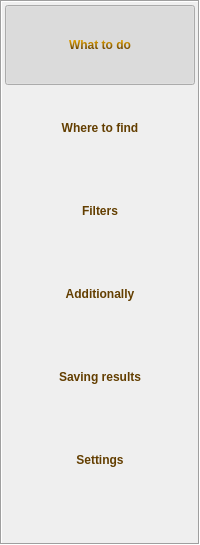
        <widget class="QFrame" name="frame_2">
         <property name="frameShape">
          <enum>QFrame::Box</enum>
         </property>
         <property name="frameShadow">
          <enum>QFrame::Sunken</enum>
         </property>
         <layout class="QVBoxLayout" name="verticalLayout_8">
          <property name="spacing">
           <number>3</number>
          </property>
          <property name="leftMargin">
           <number>3</number>
          </property>
          <property name="topMargin">
           <number>3</number>
          </property>
          <property name="rightMargin">
           <number>3</number>
          </property>
          <property name="bottomMargin">
           <number>3</number>
          </property>
          <item>
           <widget class="QToolButton" name="toolButton_1">
            <property name="sizePolicy">
             <sizepolicy hsizetype="Minimum" vsizetype="Fixed">
              <horstretch>0</horstretch>
              <verstretch>0</verstretch>
             </sizepolicy>
            </property>
            <property name="minimumSize">
             <size>
              <width>0</width>
              <height>80</height>
             </size>
            </property>
            <property name="font">
             <font>
              <weight>75</weight>
              <bold>true</bold>
             </font>
            </property>
            <property name="styleSheet">
             <string notr="true">color: qlineargradient(spread:pad, x1:0.493364, y1:0.794, x2:0.503, y2:0, stop:0 rgba(99, 62, 0, 255), stop:1 rgba(255, 183, 0, 255)); </string>
            </property>
            <property name="text">
             <string>What to do</string>
            </property>
            <property name="icon">
             <iconset resource="MainResource.qrc">
              <normaloff>:/Main/goal.png</normaloff>:/Main/goal.png</iconset>
            </property>
            <property name="iconSize">
             <size>
              <width>48</width>
              <height>48</height>
             </size>
            </property>
            <property name="checkable">
             <bool>true</bool>
            </property>
            <property name="checked">
             <bool>true</bool>
            </property>
            <property name="toolButtonStyle">
             <enum>Qt::ToolButtonTextUnderIcon</enum>
            </property>
            <property name="autoRaise">
             <bool>true</bool>
            </property>
           </widget>
          </item>
          <item>
           <widget class="QToolButton" name="toolButton_2">
            <property name="sizePolicy">
             <sizepolicy hsizetype="Minimum" vsizetype="Fixed">
              <horstretch>0</horstretch>
              <verstretch>0</verstretch>
             </sizepolicy>
            </property>
            <property name="minimumSize">
             <size>
              <width>0</width>
              <height>80</height>
             </size>
            </property>
            <property name="font">
             <font>
              <weight>75</weight>
              <bold>true</bold>
             </font>
            </property>
            <property name="styleSheet">
             <string notr="true">color: qlineargradient(spread:pad, x1:0.493364, y1:0.794, x2:0.503, y2:0, stop:0 rgba(99, 62, 0, 255), stop:1 rgba(255, 183, 0, 255));</string>
            </property>
            <property name="text">
             <string>Where to find</string>
            </property>
            <property name="icon">
             <iconset resource="MainResource.qrc">
              <normaloff>:/Main/wmploc_DLL_475.png</normaloff>:/Main/wmploc_DLL_475.png</iconset>
            </property>
            <property name="iconSize">
             <size>
              <width>48</width>
              <height>48</height>
             </size>
            </property>
            <property name="checkable">
             <bool>true</bool>
            </property>
            <property name="checked">
             <bool>false</bool>
            </property>
            <property name="toolButtonStyle">
             <enum>Qt::ToolButtonTextUnderIcon</enum>
            </property>
            <property name="autoRaise">
             <bool>true</bool>
            </property>
           </widget>
          </item>
          <item>
           <widget class="QToolButton" name="toolButton_3">
            <property name="sizePolicy">
             <sizepolicy hsizetype="Minimum" vsizetype="Fixed">
              <horstretch>0</horstretch>
              <verstretch>0</verstretch>
             </sizepolicy>
            </property>
            <property name="minimumSize">
             <size>
              <width>0</width>
              <height>80</height>
             </size>
            </property>
            <property name="font">
             <font>
              <weight>75</weight>
              <bold>true</bold>
             </font>
            </property>
            <property name="styleSheet">
             <string notr="true">color: qlineargradient(spread:pad, x1:0.493364, y1:0.794, x2:0.503, y2:0, stop:0 rgba(99, 62, 0, 255), stop:1 rgba(255, 183, 0, 255));</string>
            </property>
            <property name="text">
             <string>Filters</string>
            </property>
            <property name="icon">
             <iconset resource="MainResource.qrc">
              <normaloff>:/Main/filter.png</normaloff>:/Main/filter.png</iconset>
            </property>
            <property name="iconSize">
             <size>
              <width>48</width>
              <height>48</height>
             </size>
            </property>
            <property name="checkable">
             <bool>true</bool>
            </property>
            <property name="checked">
             <bool>false</bool>
            </property>
            <property name="toolButtonStyle">
             <enum>Qt::ToolButtonTextUnderIcon</enum>
            </property>
            <property name="autoRaise">
             <bool>true</bool>
            </property>
           </widget>
          </item>
          <item>
           <widget class="QToolButton" name="toolButton_4">
            <property name="sizePolicy">
             <sizepolicy hsizetype="Minimum" vsizetype="Fixed">
              <horstretch>0</horstretch>
              <verstretch>0</verstretch>
             </sizepolicy>
            </property>
            <property name="minimumSize">
             <size>
              <width>0</width>
              <height>80</height>
             </size>
            </property>
            <property name="font">
             <font>
              <weight>75</weight>
              <bold>true</bold>
             </font>
            </property>
            <property name="styleSheet">
             <string notr="true">color: qlineargradient(spread:pad, x1:0.493364, y1:0.794, x2:0.503, y2:0, stop:0 rgba(99, 62, 0, 255), stop:1 rgba(255, 183, 0, 255));</string>
            </property>
            <property name="text">
             <string>Additionally</string>
            </property>
            <property name="icon">
             <iconset resource="MainResource.qrc">
              <normaloff>:/Main/configure.png</normaloff>:/Main/configure.png</iconset>
            </property>
            <property name="iconSize">
             <size>
              <width>48</width>
              <height>48</height>
             </size>
            </property>
            <property name="checkable">
             <bool>true</bool>
            </property>
            <property name="checked">
             <bool>false</bool>
            </property>
            <property name="toolButtonStyle">
             <enum>Qt::ToolButtonTextUnderIcon</enum>
            </property>
            <property name="autoRaise">
             <bool>true</bool>
            </property>
           </widget>
          </item>
          <item>
           <widget class="QToolButton" name="toolButton_5">
            <property name="sizePolicy">
             <sizepolicy hsizetype="Minimum" vsizetype="Fixed">
              <horstretch>0</horstretch>
              <verstretch>0</verstretch>
             </sizepolicy>
            </property>
            <property name="minimumSize">
             <size>
              <width>0</width>
              <height>80</height>
             </size>
            </property>
            <property name="font">
             <font>
              <weight>75</weight>
              <bold>true</bold>
             </font>
            </property>
            <property name="styleSheet">
             <string notr="true">color: qlineargradient(spread:pad, x1:0.493364, y1:0.794, x2:0.503, y2:0, stop:0 rgba(99, 62, 0, 255), stop:1 rgba(255, 183, 0, 255));</string>
            </property>
            <property name="text">
             <string>Saving results</string>
            </property>
            <property name="icon">
             <iconset resource="MainResource.qrc">
              <normaloff>:/Main/floppy.png</normaloff>:/Main/floppy.png</iconset>
            </property>
            <property name="iconSize">
             <size>
              <width>48</width>
              <height>48</height>
             </size>
            </property>
            <property name="checkable">
             <bool>true</bool>
            </property>
            <property name="checked">
             <bool>false</bool>
            </property>
            <property name="toolButtonStyle">
             <enum>Qt::ToolButtonTextUnderIcon</enum>
            </property>
            <property name="autoRaise">
             <bool>true</bool>
            </property>
           </widget>
          </item>
          <item>
           <widget class="QToolButton" name="toolButton_6">
            <property name="sizePolicy">
             <sizepolicy hsizetype="Minimum" vsizetype="Fixed">
              <horstretch>0</horstretch>
              <verstretch>0</verstretch>
             </sizepolicy>
            </property>
            <property name="minimumSize">
             <size>
              <width>0</width>
              <height>80</height>
             </size>
            </property>
            <property name="font">
             <font>
              <weight>75</weight>
              <bold>true</bold>
             </font>
            </property>
            <property name="styleSheet">
             <string notr="true">color: qlineargradient(spread:pad, x1:0.493364, y1:0.794, x2:0.503, y2:0, stop:0 rgba(99, 62, 0, 255), stop:1 rgba(255, 183, 0, 255));</string>
            </property>
            <property name="text">
             <string>Settings</string>
            </property>
            <property name="icon">
             <iconset resource="MainResource.qrc">
              <normaloff>:/Main/Settings.png</normaloff>:/Main/Settings.png</iconset>
            </property>
            <property name="iconSize">
             <size>
              <width>48</width>
              <height>48</height>
             </size>
            </property>
            <property name="checkable">
             <bool>true</bool>
            </property>
            <property name="checked">
             <bool>false</bool>
            </property>
            <property name="toolButtonStyle">
             <enum>Qt::ToolButtonTextUnderIcon</enum>
            </property>
            <property name="autoRaise">
             <bool>true</bool>
            </property>
           </widget>
          </item>
          <item>
           <spacer name="verticalSpacer_5">
            <property name="orientation">
             <enum>Qt::Vertical</enum>
            </property>
            <property name="sizeHint" stdset="0">
             <size>
              <width>20</width>
              <height>40</height>
             </size>
            </property>
           </spacer>
          </item>
         </layout>
        </widget>
